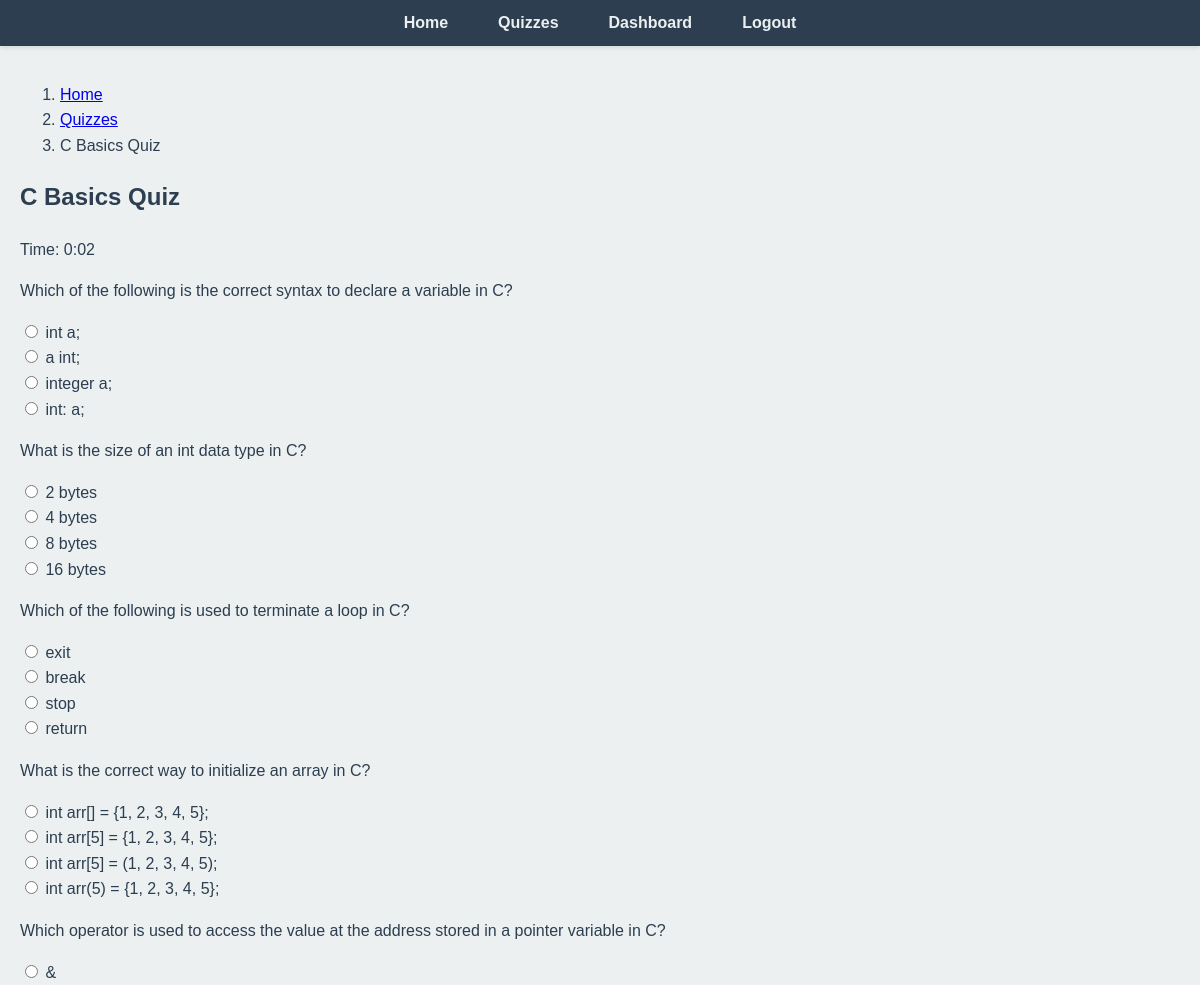
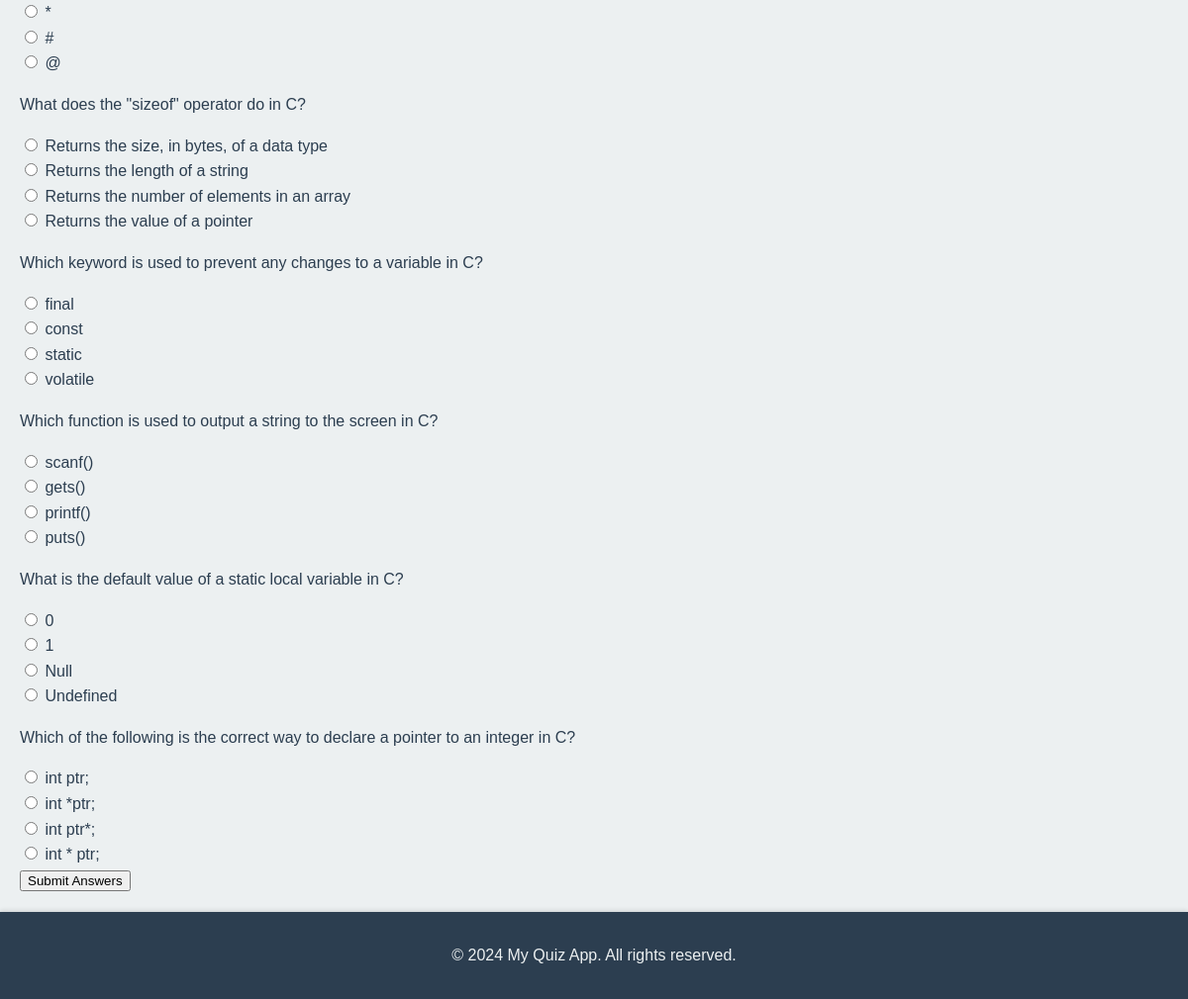
Page /quiz/4/ (signed in) on the committed database (2 pictures, top to bottom).
### learning/models.py (models this page shows, shortened)
class Quiz(models.Model):
    title = models.CharField(max_length=200)
    description = models.TextField(blank=True, null=True)
    created_at = models.DateTimeField(auto_now_add=True)

class Question(models.Model):
    quiz = models.ForeignKey(Quiz, on_delete=models.CASCADE)
    question_text = models.CharField(max_length=500)
    correct_answer = models.CharField(max_length=200)
    answer_options = models.JSONField(default=list)
    explanation = models.TextField(null=True, blank=True)
    difficulty = models.IntegerField(default=1)
    created_at = models.DateTimeField(auto_now_add=True)

### learning/views.py (the view, shortened to what this page needs)
# urls.py: path('quiz/<int:quiz_id>/', views.quiz_detail, name='quiz_detail'),
@login_required
def quiz_detail(request, quiz_id):
    quiz = get_object_or_404(Quiz, id=quiz_id)
    questions = Question.objects.filter(quiz=quiz)
    try:
        student = request.user.student
    except Student.DoesNotExist:
        student = Student.objects.create(user=request.user, name=request.user.username, email=request.user.email)
    return render(request, 'quiz_detail.html', {'quiz': quiz, 'questions': questions})

### learning/templates/quiz_detail.html (shortened to what this page needs)
{% extends 'base.html' %}
{% block content %}
<nav aria-label="breadcrumb">
    <ol class="breadcrumb">
        <li class="breadcrumb-item"><a href="{% url 'home' %}">Home</a></li>
        <li class="breadcrumb-item"><a href="{% url 'quiz_list' %}">Quizzes</a></li>
        <li class="breadcrumb-item active" aria-current="page">{{ quiz.title }}</li>
    </ol>
</nav>
<h2>{{ quiz.title }}</h2>
<p>Time: <span id="timer">0:00</span></p>
<form method="post">
    {% for question in questions %}
        <div class="question">
            <p>{{ question.question_text }}</p>
            {% for option in question.answer_options %}
                <div class="form-check">
                    <input class="form-check-input" type="radio" name="{{ question.id }}" value="{{ option }}">
                    <label class="form-check-label">{{ option }}</label>
                </div>
            {% endfor %}
        </div>
    {% endfor %}
    <button type="submit" class="btn btn-primary mt-3">Submit Answers</button>
</form>
{% endblock %}

### static/css/style.css (style rules this page uses)
html, body { height: 100%; margin: 0; padding: 0; display: flex; flex-direction: column; }
body { font-family: 'Segoe UI', Tahoma, Geneva, Verdana, sans-serif; background-color: #f0f2f5; color: #333; line-height: 1.6; flex: 1; }

### learning/templates/base.html (style rules this page uses)
body { font-family: 'Arial', sans-serif; background-color: #ecf0f1; color: #2c3e50; margin: 0; padding: 0; display: flex; flex-direction: column; min-height: 100vh; }

### rows in the picture
Quiz: title "C Basics Quiz"
Question: question_text "Which of the following is the correct syntax to declare a variable in C?", answer_options "int a;" "a int;" "integer a;" "int: a;"
Question: question_text "What is the size of an int data type in C?", answer_options "2 bytes" "4 bytes" "8 bytes" "16 bytes"
Question: question_text "Which of the following is used to terminate a loop in C?", answer_options "exit" "break" "stop" "return"
Question: question_text "What is the correct way to initialize an array in C?", answer_options "int arr[] = {1, 2, 3, 4, 5};" "int arr[5] = {1, 2, 3, 4, 5};" "int arr[5] = (1, 2, 3, 4, 5);" "int arr(5) = {1, 2, 3, 4, 5};"
Question: question_text "Which operator is used to access the value at the address stored in a pointer variable in C?", answer_options "&" "*" "#" "@"
Question: question_text "What does the \"sizeof\" operator do in C?", answer_options "Returns the size, in bytes, of a data type" "Returns the length of a string" "Returns the number of elements in an array" "Returns the value of a pointer"
Question: question_text "Which keyword is used to prevent any changes to a variable in C?", answer_options "final" "const" "static" "volatile"
Question: question_text "Which function is used to output a string to the screen in C?", answer_options "scanf()" "gets()" "printf()" "puts()"
Question: question_text "What is the default value of a static local variable in C?", answer_options "0" "1" "Null" "Undefined"
Question: question_text "Which of the following is the correct way to declare a pointer to an integer in C?", answer_options "int ptr;" "int *ptr;" "int ptr*;" "int * ptr;"
